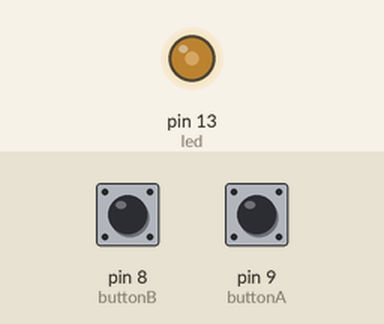
This sketch was run on a simulated Arduino Uno, built with avr-gcc and run on an emulated ATmega328P. Shown: output pins drawn as LEDs (lit = HIGH). The inputs (shaded band) are chosen by the test bench; at power-on: pin 8 (buttonB) HIGH, pin 9 (buttonA) HIGH.

Above: at 1.2 s.
1.3 s: pin 8 (buttonB) pulled LOW for 0.15 s
At 1.42 s:
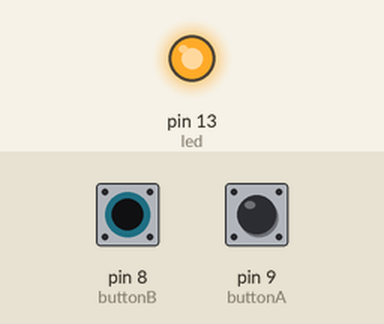
2.9 s: pin 9 (buttonA) pulled LOW for 0.15 s
At 3.03 s:
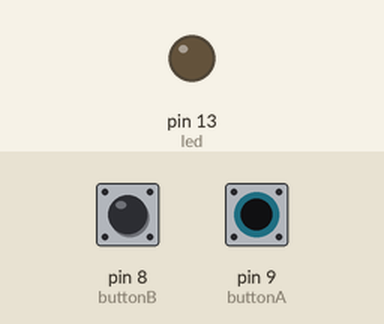
4.5 s: pin 9 (buttonA) pulled LOW for 3.2 s
At 8.9 s:
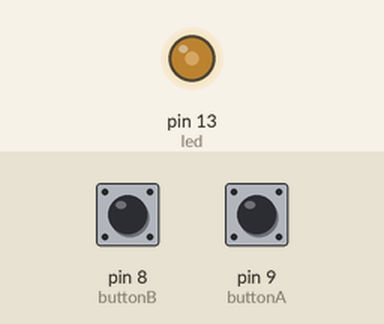
9.2 s: pin 8 (buttonB) pulled LOW for 1 s
At 10.0 s:
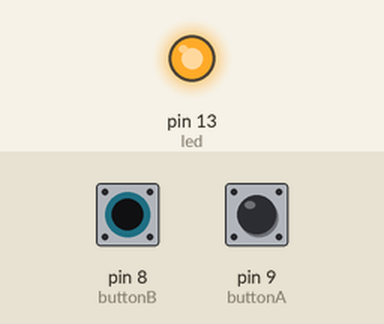
Timing chart, 0 to 12.2 s (numbered marks = the images above; inputs shaded):
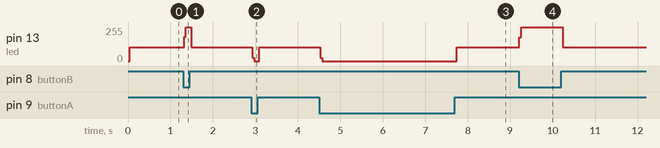

The sketch:

004_Pulsadores_ON_OFF__LED.ino
```cpp
/* Led Controlado por Boton, conn el boton A se enciende el led
y con el boton B se apaga el led */

int led= 13;
int buttonA= 9;
int buttonB= 8;

void setup() {
	pinMode(led, OUTPUT);
	pinMode(buttonA, INPUT_PULLUP);
	pinMode(buttonB, INPUT_PULLUP);
}
void loop() {
	if(digitalRead(buttonA) == HIGH) {
		digitalWrite(led, HIGH);
	}
	if(digitalRead(buttonB) == HIGH) {
		digitalWrite(led, LOW);
	}
}
```

Measured:
- after the input at 1.3 s, pin 13 (led): 105/255 → 255/255 at once, → 105/255 0.17 s later
- after the input at 2.9 s, pin 13 (led): 105/255 → 0/255 at once, → 105/255 0.16 s later
- after the input at 4.5 s, pin 13 (led): 105/255 → 0/255 at once, → 105/255 3.2 s later
- after the input at 9.2 s, pin 13 (led): 105/255 → 255/255 at once, → 105/255 1.0 s later
